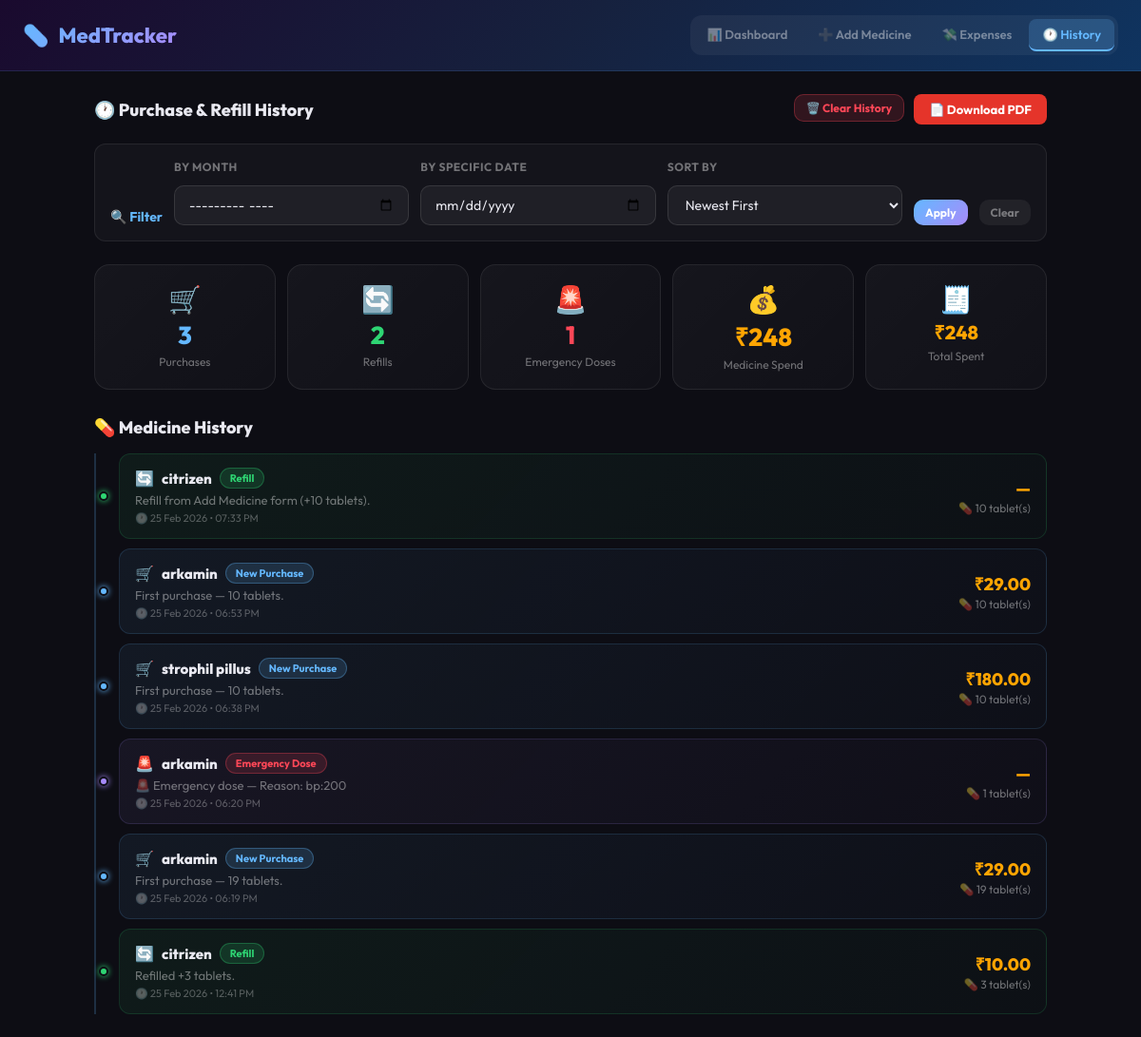
The page /history/ on the database its author committed.
### medicines/models.py (models this page shows, shortened)
class MedicineHistory(models.Model):
    PURCHASE = 'purchase'
    REFILL = 'refill'
    DOSE = 'dose'
    TYPE_CHOICES = [
        (PURCHASE, 'Purchase'),
        (REFILL, 'Refill'),
        (DOSE, 'Auto Dose'),
    ]
    medicine = models.ForeignKey(
        Medicine,
        on_delete=models.SET_NULL,
        null=True,
        blank=True,
        related_name='history'
    )
    medicine_name = models.CharField(max_length=200)
    entry_type = models.CharField(max_length=20, choices=TYPE_CHOICES)
    tablets = models.PositiveIntegerField(default=0)
    price = models.DecimalField(max_digits=10, decimal_places=2, default=0)
    note = models.TextField(blank=True)
    created_at = models.DateTimeField(auto_now_add=True)
    class Meta:
        ordering = ['-created_at']

### medicines/views.py (the view)
# urls.py: path('history/', views.history_view, name='history'),
def history_view(request):
    filter_month = request.GET.get('month', '')
    filter_date = request.GET.get('date', '')
    sort = request.GET.get('sort', '-created_at')
    allowed_sorts = ['-created_at', 'created_at', 'medicine_name']
    if sort not in allowed_sorts:
        sort = '-created_at'
    med_history = MedicineHistory.objects.filter(
        entry_type__in=['purchase', 'refill', 'dose']
    ).exclude(
        entry_type='dose',
        note__icontains='auto dose'
    ).order_by(sort)
    if filter_date:
        try:
            d = datetime.date.fromisoformat(filter_date)
            med_history = med_history.filter(created_at__date=d)
        except ValueError:
            pass
    elif filter_month:
        try:
            year, month = filter_month.split('-')
            med_history = med_history.filter(created_at__year=year, created_at__month=month)
        except ValueError:
            pass
    total_purchases = med_history.filter(entry_type='purchase').count()
    total_refills = med_history.filter(entry_type='refill').count()
    total_emergency = med_history.filter(entry_type='dose').count()
    med_spend = med_history.exclude(entry_type='dose').aggregate(total=Sum('price'))['total'] or 0
    total_spent = float(med_spend)
    context = {
        'med_history': med_history,
        'total_purchases': total_purchases,
        'total_refills': total_refills,
        'total_emergency': total_emergency,
        'med_spend': med_spend,
        'total_spent': total_spent,
        'filter_month': filter_month,
        'filter_date': filter_date,
        'sort': sort,
    }
    return render(request, 'medicines/history.html', context)

### medicines/templates/medicines/history.html (shortened to what this page needs)
{% extends 'medicines/base.html' %}
{% block content %}
<div style="display:flex; justify-content:space-between; align-items:center; margin-bottom:20px; flex-wrap:wrap; gap:12px;">
  <div class="section-title" style="margin-bottom:0;">🕐 Purchase & Refill History</div>
  <div style="display:flex; gap:10px; flex-wrap:wrap;">
    {% if med_history %}
    <form method="post" action="{% url 'clear_history' %}">
      <button type="submit" class="btn btn-danger btn-sm"
        onclick="return confirm('Clear all medicine history?')">
        🗑️ Clear History
      </button>
    </form>
    {% endif %}
    <a href="{% url 'download_history_pdf' %}?month={{ filter_month }}&date={{ filter_date }}"
       style="background:#e5342a; color:white; text-decoration:none; padding:8px 16px; border-radius:8px; font-weight:700; font-size:13px;">
      📄 Download PDF
    </a>
  </div>
</div>
<div class="filter-bar">
  <div style="font-weight:700; font-size:14px; color:var(--blue); white-space:nowrap;">🔍 Filter</div>
  <form method="get" style="display:flex; gap:12px; flex-wrap:wrap; align-items:flex-end; flex:1;">
    <div class="form-group" style="flex:1; min-width:160px;">
      <label>By Month</label>
      <input type="month" name="month" value="{{ filter_month }}">
    </div>
    <div class="form-group" style="flex:1; min-width:160px;">
      <label>By Specific Date</label>
      <input type="date" name="date" value="{{ filter_date }}">
    </div>
    <div class="form-group" style="flex:1; min-width:140px;">
      <label>Sort By</label>
      <select name="sort">
        <option value="-created_at" {% if sort == '-created_at' %}selected{% endif %}>Newest First</option>
      </select>
    </div>
    <button type="submit" class="btn btn-primary btn-sm">Apply</button>
    <a href="{% url 'history' %}" class="btn btn-ghost btn-sm">Clear</a>
  </form>
</div>
<div class="stats-grid" style="margin-bottom:28px;">
  <div class="stat-card">
    <div class="stat-icon">🛒</div>
    <div class="stat-value">{{ total_purchases }}</div>
    <div class="stat-label">Purchases</div>
  </div>
  <div class="stat-card">
    <div class="stat-icon">🔄</div>
    <div class="stat-value" style="color:var(--green);">{{ total_refills }}</div>
    <div class="stat-label">Refills</div>
  </div>
  <div class="stat-card">
    <div class="stat-icon">🚨</div>
    <div class="stat-value" style="color:var(--red);">{{ total_emergency }}</div>
    <div class="stat-label">Emergency Doses</div>
  </div>
  <div class="stat-card">
    <div class="stat-icon">💰</div>
    <div class="stat-value" style="color:var(--orange);">
      ₹{{ med_spend|floatformat:0 }}
    </div>
    <div class="stat-label">Medicine Spend</div>
  </div>
  <div class="stat-card">
    <div class="stat-icon">🧾</div>
    <div class="stat-value" style="color:var(--orange); font-size:20px;">
      ₹{{ total_spent|floatformat:0 }}
    </div>
    <div class="stat-label">Total Spent</div>
  </div>
</div>
{% if not med_history %}
<div class="empty-state">
  <div class="empty-icon">📋</div>
  <div class="empty-title">
    No history{% if filter_month or filter_date %} for this period{% endif %}
  </div>
  <div class="empty-sub">
    History will appear here when you add or refill medicines
  </div>
</div>
{% else %}
<div class="section-title">💊 Medicine History</div>
<div class="timeline">
  {% for entry in med_history %}
  <div class="history-entry {{ entry.entry_type }}">
    <div class="timeline-dot dot-{{ entry.entry_type }}"></div>
    <div class="history-info">
      <div class="history-name-row">
        <span style="font-size:16px;">
          {% if entry.entry_type == 'purchase' %}🛒
          {% elif entry.entry_type == 'refill' %}🔄
          {% elif entry.entry_type == 'dose' %}🚨
          {% endif %}
        </span>
        <span class="history-name">{{ entry.medicine_name }}</span>
        {% if entry.entry_type == 'purchase' %}
          <span class="badge badge-blue">New Purchase</span>
        {% elif entry.entry_type == 'refill' %}
          <span class="badge badge-green">Refill</span>
        {% elif entry.entry_type == 'dose' %}
          <span class="badge badge-red">Emergency Dose</span>
        {% endif %}
      </div>
      <div class="history-note">{{ entry.note }}</div>
      <div class="history-time">
        🕐 {{ entry.created_at|date:"d M Y • h:i A" }}
      </div>
    </div>
    <div class="history-price">
      <div class="history-price-val">
        {% if entry.price > 0 %}₹{{ entry.price }}{% else %}—{% endif %}
      </div>
      <div class="history-tablets">
        💊 {{ entry.tablets }} tablet(s)
      </div>
    </div>
  </div>
  {% endfor %}
</div>
{% endif %}
{% endblock %}

### medicines/templates/medicines/base.html (style rules this page uses)
*, *::before, *::after { margin:0; padding:0; box-sizing:border-box; }
:root { --bg:#0d0d14; --card:rgba(255,255,255,0.04); --border:rgba(255,255,255,0.08); --blue:#64b8ff; --purple:#a78bfa; --red:#ff4757; --green:#2ed573; --orange:#ffa502; --text:#e8e8f0; --muted:rgba(255,255,255,0.4); }
body { background:var(--bg); color:var(--text); font-family:'Outfit',sans-serif; min-height:100vh; }
.stats-grid { display:grid; grid-template-columns:repeat(auto-fit,minmax(130px,1fr)); gap:12px; margin-bottom:28px; }
.stat-card { background:linear-gradient(135deg,rgba(255,255,255,0.04),rgba(255,255,255,0.02)); border:1px solid var(--border); border-radius:16px; padding:18px; text-align:center; }
.stat-icon { font-size:28px; }
.stat-value { font-size:26px; font-weight:800; color:var(--blue); margin-top:4px; }
.stat-label { font-size:12px; color:var(--muted); margin-top:4px; }
.section-title { font-size:18px; font-weight:800; margin-bottom:16px; display:flex; align-items:center; gap:8px; }
.badge { display:inline-block; padding:3px 10px; border-radius:20px; font-size:11px; font-weight:700; }
.badge-blue { background:rgba(100,184,255,0.15); color:var(--blue); border:1px solid rgba(100,184,255,0.3); }
.badge-red { background:rgba(255,71,87,0.15); color:var(--red); border:1px solid rgba(255,71,87,0.3); }
.badge-green { background:rgba(46,213,115,0.15); color:var(--green); border:1px solid rgba(46,213,115,0.3); }
.btn { padding:10px 20px; border-radius:10px; border:none; cursor:pointer; font-size:13px; font-weight:700; font-family:'Outfit',sans-serif; transition:all 0.2s; text-decoration:none; display:inline-block; }
.btn-primary { background:linear-gradient(135deg,var(--blue),var(--purple)); color:#fff; }
.btn-danger { background:rgba(255,71,87,0.15); color:var(--red); border:1px solid rgba(255,71,87,0.3); }
.btn-ghost { background:rgba(255,255,255,0.06); color:var(--muted); }
.btn-sm { padding:6px 12px; font-size:12px; }
.form-group { display:flex; flex-direction:column; gap:6px; }
label { font-size:12px; font-weight:700; color:var(--muted); text-transform:uppercase; letter-spacing:0.5px; }
input, select, textarea { background:rgba(255,255,255,0.05); border:1px solid rgba(255,255,255,0.1); border-radius:10px; padding:10px 14px; color:var(--text); font-size:14px; font-family:'Outfit',sans-serif; outline:none; transition:all 0.2s; width:100%; }
select option { background:#1a1a2e; }
.filter-bar { background:rgba(255,255,255,0.03); border:1px solid var(--border); border-radius:12px; padding:16px; margin-bottom:24px; display:flex; gap:12px; align-items:flex-end; flex-wrap:wrap; }
.filter-bar .form-group { flex:1; min-width:160px; }
.filter-bar label { margin-bottom:6px; }
.timeline { padding-left:12px; border-left:2px solid rgba(100,184,255,0.2); display:flex; flex-direction:column; gap:10px; }
.history-entry { position:relative; margin-left:12px; padding:14px 16px; border-radius:12px; display:flex; align-items:center; justify-content:space-between; gap:12px; }
.history-entry.purchase { background:linear-gradient(135deg,rgba(100,184,255,0.07),rgba(100,184,255,0.02)); border:1px solid rgba(100,184,255,0.15); }
.history-entry.refill { background:linear-gradient(135deg,rgba(46,213,115,0.07),rgba(46,213,115,0.02)); border:1px solid rgba(46,213,115,0.15); }
.history-entry.dose { background:linear-gradient(135deg,rgba(167,139,250,0.07),rgba(167,139,250,0.02)); border:1px solid rgba(167,139,250,0.15); }
.timeline-dot { position:absolute; left:-22px; top:50%; transform:translateY(-50%); width:10px; height:10px; border-radius:50%; border:2px solid var(--bg); }
.dot-purchase { background:var(--blue); box-shadow:0 0 6px var(--blue); }
.dot-refill { background:var(--green); box-shadow:0 0 6px var(--green); }
.dot-dose { background:var(--purple); box-shadow:0 0 6px var(--purple); }
.history-info { flex:1; }
.history-name-row { display:flex; align-items:center; gap:8px; margin-bottom:4px; flex-wrap:wrap; }
.history-name { font-weight:800; font-size:15px; }
.history-note { font-size:13px; color:var(--muted); }
.history-time { font-size:11px; color:rgba(255,255,255,0.3); margin-top:4px; }
.history-price { text-align:right; flex-shrink:0; }
.history-price-val { font-size:18px; font-weight:800; color:var(--orange); }
.history-tablets { font-size:12px; color:var(--muted); margin-top:2px; }

### rows shown on the page
MedicineHistory: medicine_name "citrizen", entry_type "Refill", note "Refill from Add Medicine form (+10 tablets).", created_at "25 Feb 2026 • 07:33 PM", tablets "10"
MedicineHistory: medicine_name "arkamin", entry_type "New Purchase", note "First purchase — 10 tablets.", created_at "25 Feb 2026 • 06:53 PM", price "29.00", tablets "10"
MedicineHistory: medicine_name "strophil pillus", entry_type "New Purchase", note "First purchase — 10 tablets.", created_at "25 Feb 2026 • 06:38 PM", price "180.00", tablets "10"
MedicineHistory: medicine_name "arkamin", entry_type "Emergency Dose", note "🚨 Emergency dose — Reason: bp:200", created_at "25 Feb 2026 • 06:20 PM", tablets "1"
MedicineHistory: medicine_name "arkamin", entry_type "New Purchase", note "First purchase — 19 tablets.", created_at "25 Feb 2026 • 06:19 PM", price "29.00", tablets "19"
MedicineHistory: medicine_name "citrizen", entry_type "Refill", note "Refilled +3 tablets.", created_at "25 Feb 2026 • 12:41 PM", price "10.00", tablets "3"

### other values the page prints
{{ total_purchases }} "3"
{{ total_refills }} "2"
{{ total_emergency }} "1"
{{ med_spend|floatformat:0 }} "248"
{{ total_spent|floatformat:0 }} "248"
